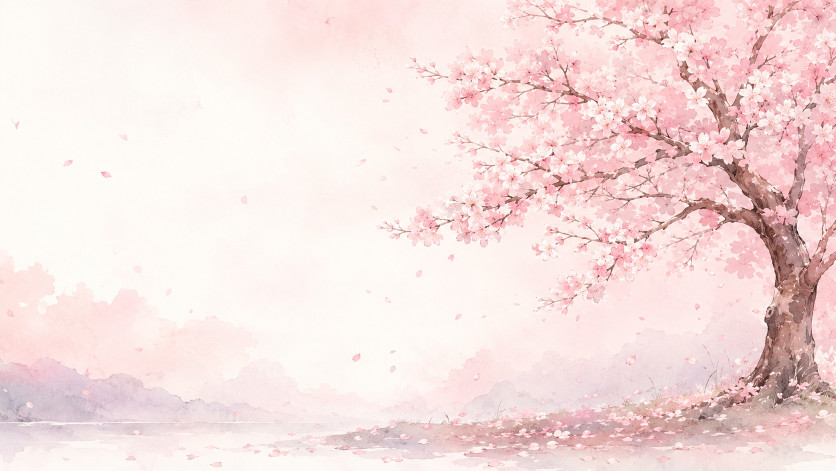
#> input picture assets/hero-src.png, 1672 x 941 px, found by its file name (shown at 1/2 size)
$ python process_hero.py
#> lines starting #> are read from the running program, lines starting #| are printed output that depends on the picture
"""Bake a soft left + bottom fade into the watercolour hero so it dissolves into the page."""
import numpy as np
from PIL import Image

BASE = r"C:\Users\renay\Documents\claude\assets"
im = Image.open(BASE + r"\hero-src.png").convert("RGB")
#> im is the input picture: PIL image 1672x941 RGB; mean R, G, B 244.9, 224, 222
W, H = im.size
#> W = 1672; H = 941
rgb = np.asarray(im).astype(np.float32) / 255.0
yy, xx = np.mgrid[0:H, 0:W]

# left fade: transparent at x=0 -> opaque by 45% width
lf = np.clip(xx / (0.45 * W), 0, 1)
lf = lf * lf * (3 - 2 * lf)
# bottom fade: opaque until 74% height -> transparent at bottom
bf = np.clip((H - yy) / (0.26 * H), 0, 1)
bf = bf * bf * (3 - 2 * bf)
alpha = lf * bf

out = Image.fromarray((np.dstack([rgb, alpha]) * 255).astype(np.uint8), "RGBA")
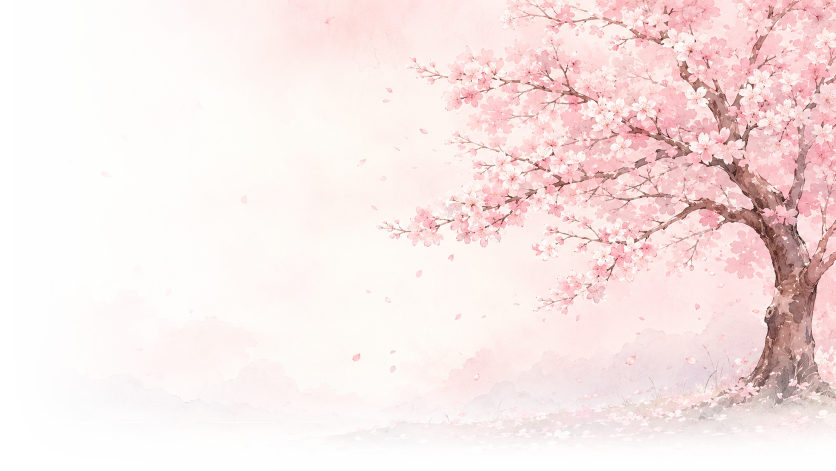
#> out: PIL image 1672x941 RGBA (shown at 1/2 size); mean R, G, B, A 244.9, 224, 222, 171.7; transparent parts drawn white
w = 1500
out = out.resize((w, round(H * w / W)), Image.LANCZOS)
#> out: PIL image 1500x844 RGBA
out.save(BASE + r"\hero-bg2.png", optimize=True)
print("saved hero-bg2.png", out.size)
#| saved hero-bg2.png (1500, 844)

# preview on washi
bg = Image.new("RGBA", out.size, (251, 244, 242, 255))
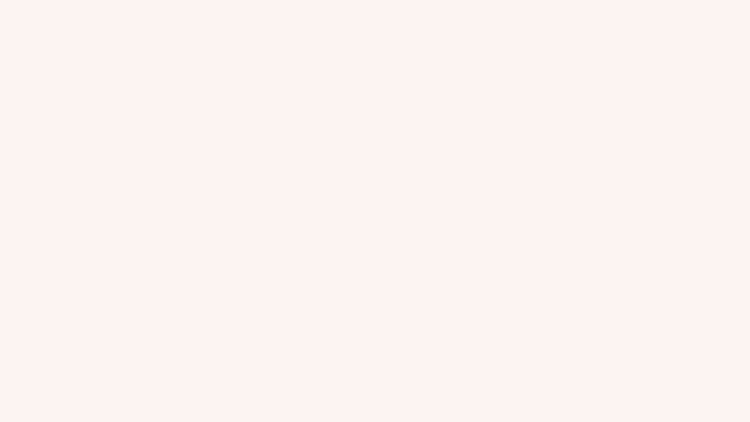
#> bg: PIL image 1500x844 RGBA (shown at 1/2 size); mean R, G, B, A 251, 244, 242, 255
bg.alpha_composite(out)
bg.convert("RGB").save(BASE + r"\hero-preview.png")
print("saved hero-preview.png")

$ run again, with assets/loader-flower.png copied over assets/hero-src.png
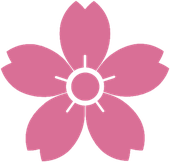
#> input picture assets/loader-flower.png, 170 x 162 px, found by its file name
#> `im = Image.open(BASE + r"\hero-src.png").convert("RGB")`:
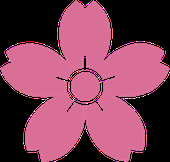
#> im: PIL image 170x162 RGB; mean R, G, B 125.9, 63.9, 86.8
#> `out = out.resize((w, round(H * w / W)), Image.LANCZOS)`:
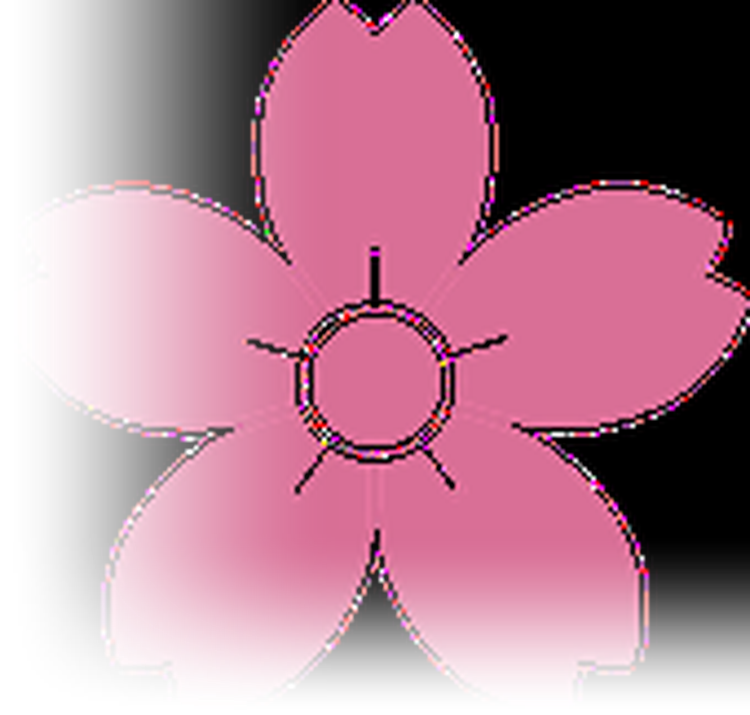
#> out: PIL image 1500x1429 RGBA (shown at 1/2 size); mean R, G, B, A 125.9, 63.8, 86.9, 171.6; transparent parts drawn white
#| saved hero-bg2.png (1500, 1429)

$ run again, with assets/petals-src.png copied over assets/hero-src.png
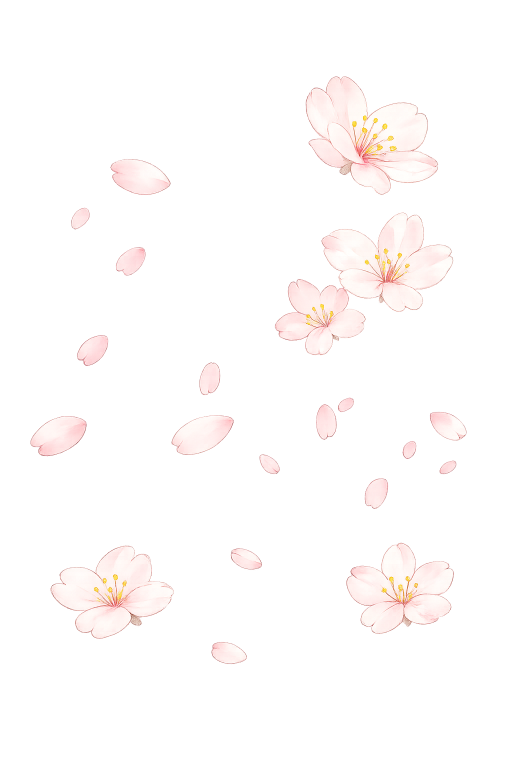
#> input picture assets/petals-src.png, 1024 x 1536 px, found by its file name (shown at 1/2 size)
#> `im = Image.open(BASE + r"\hero-src.png").convert("RGB")`:
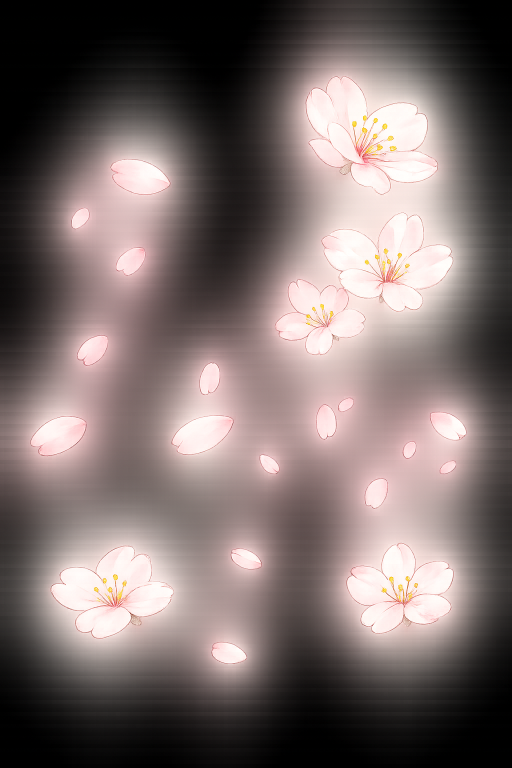
#> im: PIL image 1024x1536 RGB (shown at 1/2 size); mean R, G, B 122.3, 109.1, 107.4
#> `out = Image.fromarray((np.dstack([rgb, alpha]) * 255).astype(np.uint8)..`:
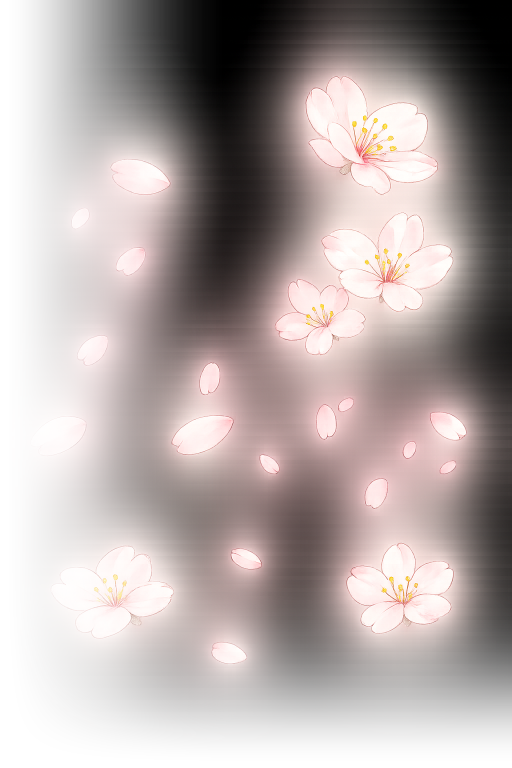
#> out: PIL image 1024x1536 RGBA (shown at 1/2 size); mean R, G, B, A 122.3, 109.1, 107.4, 171.6; transparent parts drawn white
#| saved hero-bg2.png (1500, 2250)
